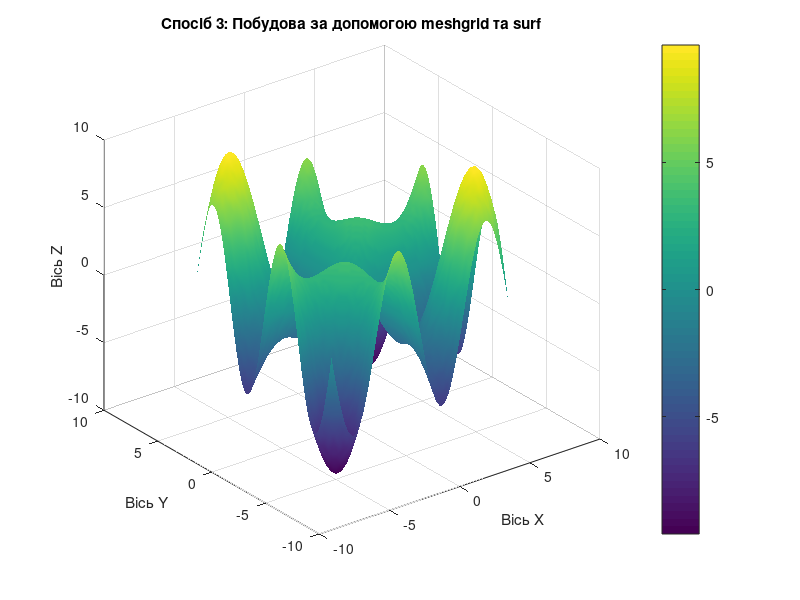

Here is the MATLAB script that generated this plot:
x = -2*pi:pi/20:2*pi;
y = -2*pi:pi/20:2*pi;


[X, Y] = meshgrid(x, y);

Z = X.*sin(Y) + Y.*sin(X);

figure;
surf(X, Y, Z);

title('Спосіб 3: Побудова за допомогою meshgrid та surf');
xlabel('Вісь X');
ylabel('Вісь Y');
zlabel('Вісь Z');
shading interp; 
colorbar;   